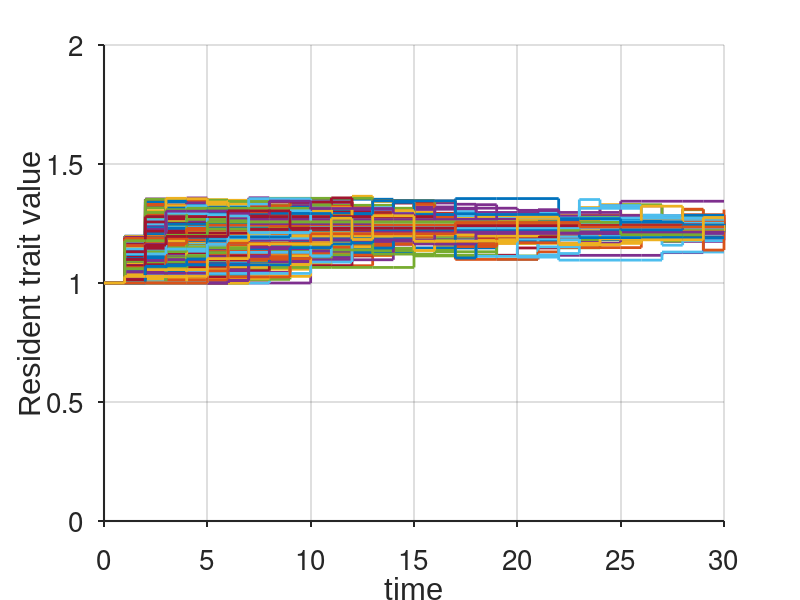

This chart was generated by the following MATLAB code:
%%Alice Henman%%
%%Evolutionary Branching in Models for Symmetric and Asymmetric
%%Competition%%

%%Default graphing layout from Dennis
set(0,'defaultTextFontName', 'Arial');
set(0,'defaultaxesfontsize', 20); % 25 for 1X3, 20 for 1X2 figures
%set(0,'defaultLegendInterpreter','latex');
set(0,'defaultAxesTickLabelInterpreter','none');
set(0,'defaulttextinterpreter','none');
set(0,'defaultAxesXGrid','off');
set(0,'defaultAxesYGrid','off');
set(0,'defaultAxesTickDir','out');
set(0,'defaultAxesLineWidth',1.5);

%(Mexican hat) Wavelet Competition function
function alpha1=alpha1(x,y,sigma)
    alpha1 = (1.-((x-y)./sigma).^2).*exp(-(x-y).^2./(2*sigma^2));
end
%z=x-y

%Double Gaussian Carrying capacity K(x)
function Gauss=G(sigma,x0,x)
    Gauss = exp(-(x-x0).^2./(2*sigma^2));
end

function K=K(C1,C2,sigma1,sigma2,x0,x)
    K = C1*G(sigma1,x0,x)-C2*G(sigma2,x0,x);
end

%Parameters
C1 = 2.5;%5*rand;
C2 = 2;%C1*rand;
sigma = 0.5;
sigma1 = 0.3;%0.5*rand;
sigma2 = 0.15;%sigma1*sqrt(C2/C1)*rand; % condition for there to be 2 humps
x0 = 1.5;%1+5*rand;
r=rand+0.001;

%Invasion fitness
f = @(x,y) r*(1-alpha1(y,x,sigma)*K(C1,C2,sigma1,sigma2,x0,x) ...
    /K(C1,C2,sigma1,sigma2,x0,y));

%Numerical Simulation

numberofrealisations = 500; % number of sample paths
T = 30; % end time for simulation
xinitial = 1; %initial resident trait value
% matrix to hold trait value at each timestep, for each realisation
xplot = zeros(T+1,numberofrealisations);
timeplot = zeros(T+1,numberofrealisations);
for i = 1:numberofrealisations
    x=xinitial;
    time=0;
    j=1;
    xplot(j,i)=x;
    timeplot(j,i)=0;

    while time<T
        y = x+0.4*rand-0.2; %mutant value is resident +-random number <= 0.2
        if f(x,y) > 0
            x=y; %update trait value
        end
        time=time+1;%update timestep
        %update matrices
        j=j+1;
        xplot(j,i)=x;
        timeplot(j,i)=time;
    end
end

%Plotting
figure;
hold on;
for i=1:numberofrealisations
    h=stairs(timeplot(:,i),xplot(:,i));
    set(h,'Linewidth',2);
end
hold on;
xlabel('time');
ylabel('Resident trait value');
axis([0 T 0 (xinitial+1)]);
set(gca,'linewidth',1.5);
set(gca,'FontSize',20);
grid on;
